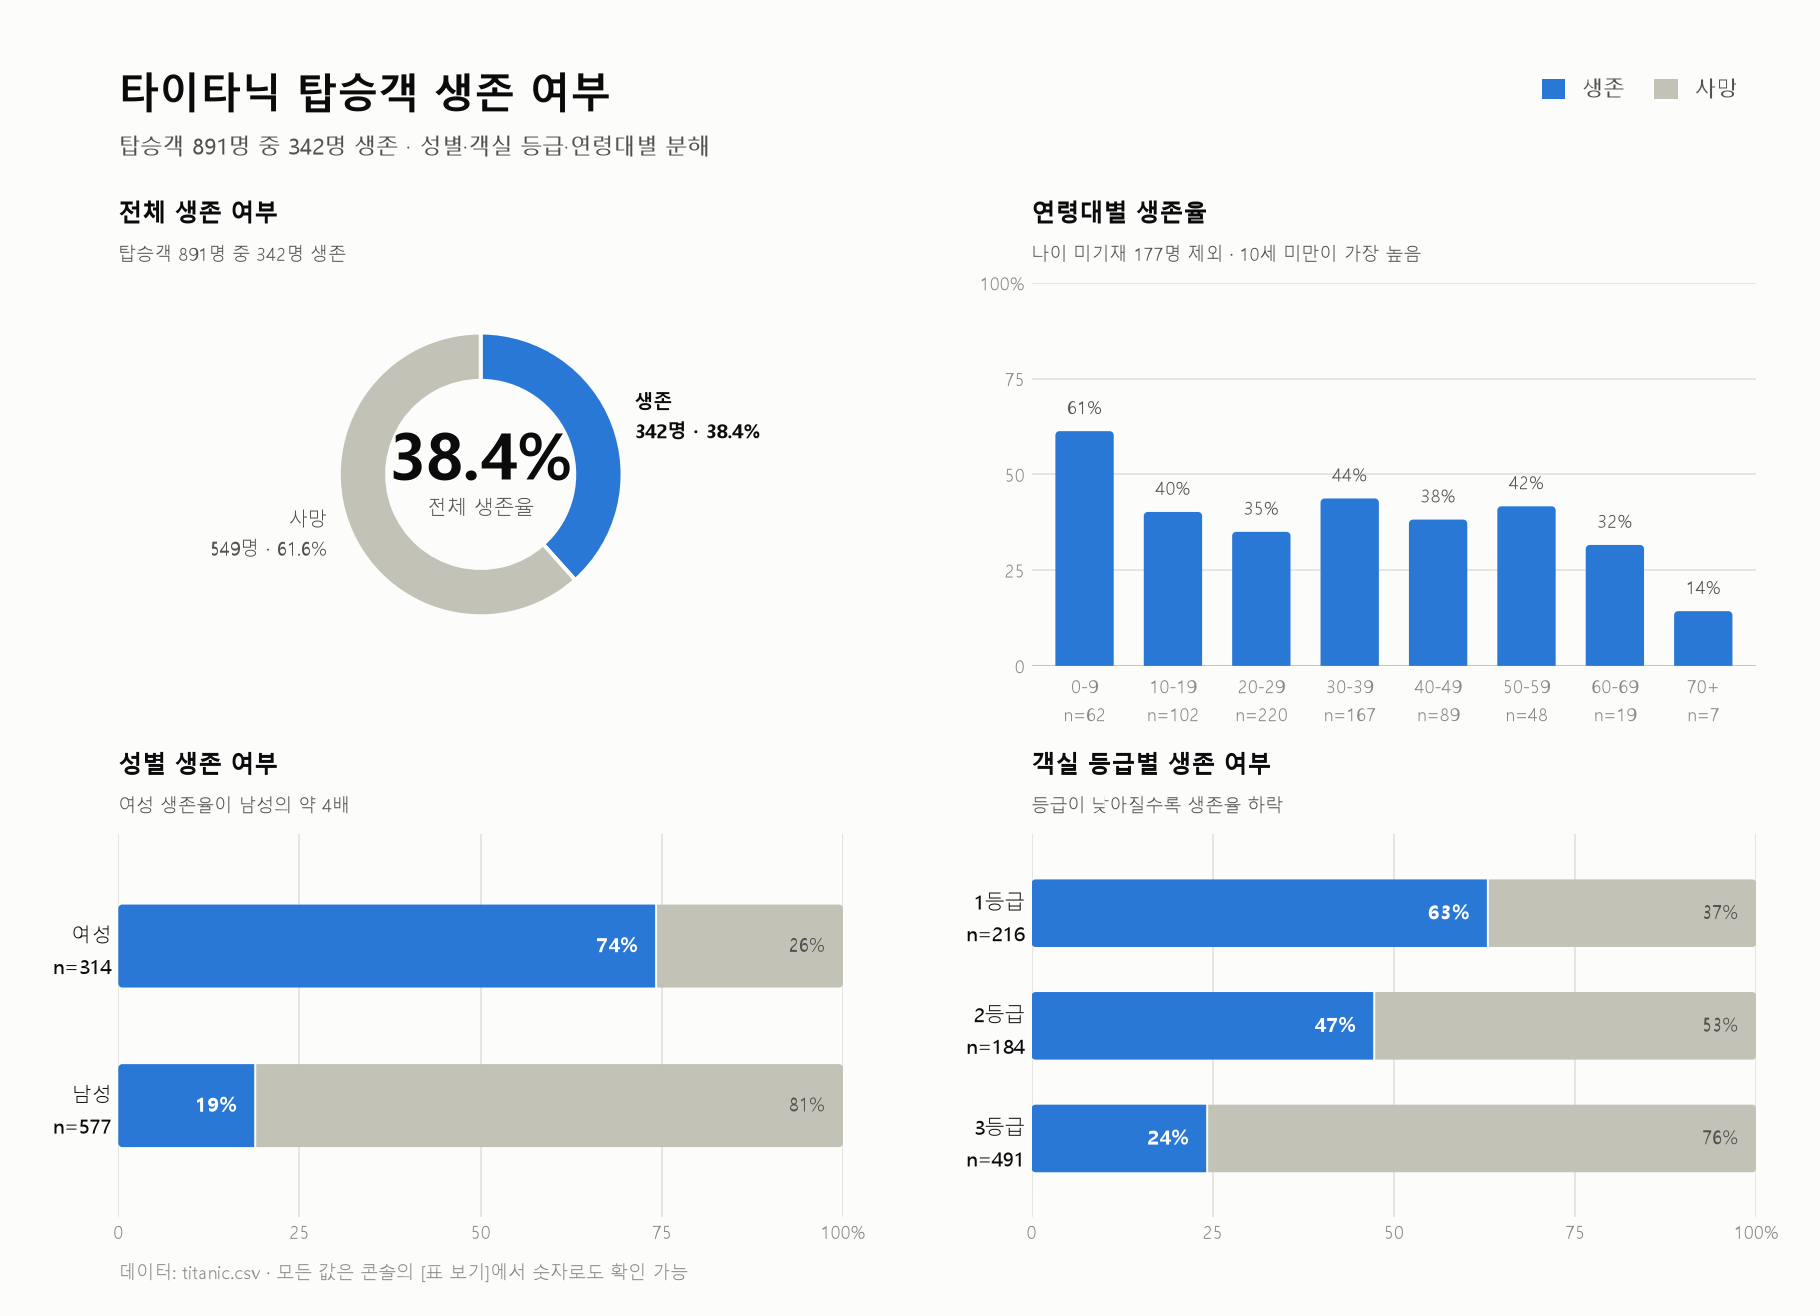

The script that saved this image:
# -*- coding: utf-8 -*-
"""타이타닉 탑승객 생존 여부 시각화.

titanic.csv 를 읽어 생존 여부를 중심으로 4개 패널을 한 장으로 구성한다.
  1) 전체 생존 비율 도넛(파이) + 생존율 히어로 숫자
  2) 연령대별 생존율
  3) 성별 생존/사망 구성비 (100% 누적 막대)
  4) 객실 등급별 생존/사망 구성비 (100% 누적 막대)

사용법:
    python titanic_survival.py              # 라이트 모드 -> titanic_survival.png
    python titanic_survival.py --dark       # 다크 모드   -> titanic_survival_dark.png
    python titanic_survival.py --out x.png  # 저장 경로 지정
"""
from __future__ import annotations

import argparse
from pathlib import Path

import matplotlib

matplotlib.use("Agg")

import matplotlib.pyplot as plt
import numpy as np
import pandas as pd
from matplotlib.font_manager import FontProperties, findfont
from matplotlib.patches import PathPatch, Patch
from matplotlib.path import Path as MplPath

HERE = Path(__file__).resolve().parent
CSV_PATH = HERE / "titanic.csv"

# ── 배색 ─────────────────────────────────────────────────────────────────────
# 강조(emphasis) 배색: 이야기의 주인공인 '생존'만 파랑, '사망'은 비강조 그레이.
# 두 값 모두 검증된 기준 팔레트의 값이며, 색상 하나(파랑) + 중립 그레이 조합이라
# 색약 환경에서도 명도 차이로 구분된다. 모든 조각에 직접 레이블을 붙여
# 색에만 의존하지 않도록 했다.
LIGHT = {
    "surface": "#fcfcfb",
    "ink": "#0b0b0b",
    "ink2": "#52514e",
    "muted": "#898781",
    "grid": "#e1e0d9",
    "axis": "#c3c2b7",
    "alive": "#2a78d6",
    "dead": "#c3c2b7",
    "on_alive": "#ffffff",
    "on_dead": "#52514e",
}
DARK = {
    "surface": "#1a1a19",
    "ink": "#ffffff",
    "ink2": "#c3c2b7",
    "muted": "#898781",
    "grid": "#2c2c2a",
    "axis": "#383835",
    "alive": "#3987e5",
    "dead": "#898781",
    "on_alive": "#ffffff",
    "on_dead": "#1a1a19",
}

ALIVE_LABEL = "생존"
DEAD_LABEL = "사망"

AGE_BINS = [0, 10, 20, 30, 40, 50, 60, 70, 120]
AGE_LABELS = ["0-9", "10-19", "20-29", "30-39", "40-49", "50-59", "60-69", "70+"]


# ── 한글 폰트 ────────────────────────────────────────────────────────────────
def setup_font() -> None:
    for family in ("Malgun Gothic", "AppleGothic", "NanumGothic", "Noto Sans CJK KR"):
        try:
            findfont(FontProperties(family=family), fallback_to_default=False)
        except Exception:
            continue
        plt.rcParams["font.family"] = family
        break
    plt.rcParams["axes.unicode_minus"] = False


# ── 모서리가 둥근 막대 ───────────────────────────────────────────────────────
def _px_to_data(ax: plt.Axes, px: float) -> tuple[float, float]:
    """픽셀 길이를 해당 축의 x/y 데이터 단위로 환산한다."""
    fig = ax.figure
    pos = ax.get_position()
    w_px = pos.width * fig.get_figwidth() * fig.dpi
    h_px = pos.height * fig.get_figheight() * fig.dpi
    x0, x1 = ax.get_xlim()
    y0, y1 = ax.get_ylim()
    return px * (x1 - x0) / w_px, px * (y1 - y0) / h_px


def rounded_bar(
    ax: plt.Axes,
    x0: float,
    y0: float,
    x1: float,
    y1: float,
    rx: float,
    ry: float,
    corners: tuple[str, ...],
    color: str,
    zorder: float = 3,
) -> None:
    """데이터 끝단만 둥글게 처리한 막대(corners: bl/br/tr/tl)를 그린다."""
    k = 0.5523  # 원에 가까운 베지어 제어점 계수
    rx = max(min(rx, (x1 - x0) / 2), 0.0)
    ry = max(min(ry, (y1 - y0) / 2), 0.0)

    def r(name: str) -> tuple[float, float]:
        return (rx, ry) if name in corners else (0.0, 0.0)

    bl, br, tr, tl = r("bl"), r("br"), r("tr"), r("tl")
    verts: list[tuple[float, float]] = [(x0 + bl[0], y0)]
    codes: list[int] = [MplPath.MOVETO]

    def line(pt: tuple[float, float]) -> None:
        verts.append(pt)
        codes.append(MplPath.LINETO)

    def arc(c1: tuple[float, float], c2: tuple[float, float], end: tuple[float, float]) -> None:
        verts.extend([c1, c2, end])
        codes.extend([MplPath.CURVE4] * 3)

    line((x1 - br[0], y0))
    if br[0] or br[1]:
        arc((x1 - br[0] * (1 - k), y0), (x1, y0 + br[1] * (1 - k)), (x1, y0 + br[1]))
    line((x1, y1 - tr[1]))
    if tr[0] or tr[1]:
        arc((x1, y1 - tr[1] * (1 - k)), (x1 - tr[0] * (1 - k), y1), (x1 - tr[0], y1))
    line((x0 + tl[0], y1))
    if tl[0] or tl[1]:
        arc((x0 + tl[0] * (1 - k), y1), (x0, y1 - tl[1] * (1 - k)), (x0, y1 - tl[1]))
    line((x0, y0 + bl[1]))
    if bl[0] or bl[1]:
        arc((x0, y0 + bl[1] * (1 - k)), (x0 + bl[0] * (1 - k), y0), (x0 + bl[0], y0))
    verts.append((x0 + bl[0], y0))
    codes.append(MplPath.CLOSEPOLY)

    ax.add_patch(PathPatch(MplPath(verts, codes), facecolor=color, linewidth=0, zorder=zorder))


# ── 데이터 ───────────────────────────────────────────────────────────────────
def load_data(path: Path = CSV_PATH) -> pd.DataFrame:
    df = pd.read_csv(path)
    df["성별"] = df["Sex"].map({"female": "여성", "male": "남성"})
    df["등급"] = df["Pclass"].map({1: "1등급", 2: "2등급", 3: "3등급"})
    df["연령대"] = pd.cut(df["Age"], bins=AGE_BINS, labels=AGE_LABELS, right=False)
    return df


def rate_table(df: pd.DataFrame, by: str, order: list[str]) -> pd.DataFrame:
    """그룹별 인원 수·생존 수·생존율 표."""
    g = df.groupby(by, observed=True)["Survived"].agg(전체="size", 생존="sum")
    g = g.reindex([o for o in order if o in g.index])
    g["사망"] = g["전체"] - g["생존"]
    g["생존율"] = g["생존"] / g["전체"] * 100
    return g


# ── 공통 축 스타일 ───────────────────────────────────────────────────────────
def style_axes(ax: plt.Axes, c: dict, grid_axis: str | None = None) -> None:
    ax.set_facecolor(c["surface"])
    for side in ("top", "right", "left", "bottom"):
        ax.spines[side].set_visible(False)
    if grid_axis:
        ax.grid(axis=grid_axis, color=c["grid"], linewidth=0.8, linestyle="-", zorder=0)
        ax.set_axisbelow(True)
    ax.tick_params(colors=c["muted"], length=0, labelsize=9.5)


def panel_title(fig: plt.Figure, cell, title: str, subtitle: str, c: dict) -> None:
    """그리드 칸 기준으로 제목/부제를 찍는다(축 박스가 정사각으로 줄어도 정렬 유지)."""
    fig.text(cell.x0, cell.y1 + 0.043, title, color=c["ink"], fontsize=12.5, fontweight="bold", va="bottom")
    fig.text(cell.x0, cell.y1 + 0.014, subtitle, color=c["ink2"], fontsize=9.5, va="bottom")


# ── 패널 1: 전체 생존 비율 도넛 ──────────────────────────────────────────────
def panel_donut(ax: plt.Axes, cell, df: pd.DataFrame, c: dict) -> None:
    total = len(df)
    alive = int(df["Survived"].sum())
    dead = total - alive
    rate = alive / total * 100

    ax.set_facecolor(c["surface"])
    ax.set_aspect("equal")
    wedges, _ = ax.pie(
        [alive, dead],
        startangle=90,
        counterclock=False,
        colors=[c["alive"], c["dead"]],
        wedgeprops={"width": 0.34, "edgecolor": c["surface"], "linewidth": 2},
    )
    ax.set_xlim(-1.45, 1.45)
    ax.set_ylim(-1.35, 1.35)

    # 히어로 숫자: 도넛 가운데가 곧 헤드라인
    ax.text(0, 0.1, f"{rate:.1f}%", ha="center", va="center", color=c["ink"], fontsize=33, fontweight="bold")
    ax.text(0, -0.24, "전체 생존율", ha="center", va="center", color=c["ink2"], fontsize=10.5)

    # 조각별 직접 레이블 (색에만 의존하지 않도록)
    for wedge, name, n in ((wedges[0], ALIVE_LABEL, alive), (wedges[1], DEAD_LABEL, dead)):
        ang = np.deg2rad((wedge.theta1 + wedge.theta2) / 2)
        x, y = np.cos(ang), np.sin(ang)
        ax.text(
            x * 1.16,
            y * 1.16,
            f"{name}\n{n:,}명 · {n / total * 100:.1f}%",
            ha="left" if x >= 0 else "right",
            va="center",
            color=c["ink"] if name == ALIVE_LABEL else c["ink2"],
            fontsize=10,
            fontweight="bold" if name == ALIVE_LABEL else "normal",
            linespacing=1.5,
        )
    panel_title(ax.figure, cell, "전체 생존 여부", f"탑승객 {total:,}명 중 {alive:,}명 생존", c)


# ── 패널 2: 연령대별 생존율 ──────────────────────────────────────────────────
def panel_age(ax: plt.Axes, cell, df: pd.DataFrame, c: dict) -> None:
    tbl = rate_table(df.dropna(subset=["연령대"]), "연령대", AGE_LABELS)
    n_missing = int(df["Age"].isna().sum())

    xs = np.arange(len(tbl))
    ax.set_xlim(-0.6, len(tbl) - 0.4)
    ax.set_ylim(0, 100)
    style_axes(ax, c, grid_axis="y")
    rx, ry = _px_to_data(ax, 4)

    half = 0.33
    for x, rate in zip(xs, tbl["생존율"]):
        rounded_bar(ax, x - half, 0, x + half, rate, rx, ry, ("tl", "tr"), c["alive"])
        ax.text(x, rate + 3.5, f"{rate:.0f}%", ha="center", va="bottom", color=c["ink2"], fontsize=9.5)

    ax.axhline(0, color=c["axis"], linewidth=0.8, zorder=2)
    ax.set_xticks(xs)
    ax.set_xticklabels([f"{i}\nn={int(n)}" for i, n in zip(tbl.index, tbl["전체"])], fontsize=9, linespacing=1.6)
    ax.set_yticks([0, 25, 50, 75, 100])
    ax.set_yticklabels(["0", "25", "50", "75", "100%"])
    panel_title(ax.figure, cell, "연령대별 생존율", f"나이 미기재 {n_missing}명 제외 · 10세 미만이 가장 높음", c)


# ── 패널 3·4: 100% 누적 막대 ─────────────────────────────────────────────────
def panel_stacked(ax: plt.Axes, cell, tbl: pd.DataFrame, title: str, subtitle: str, c: dict) -> None:
    ys = np.arange(len(tbl))[::-1]  # 표의 첫 행이 맨 위
    ax.set_xlim(0, 100)
    ax.set_ylim(-0.7, len(tbl) - 0.3)
    style_axes(ax, c, grid_axis="x")
    rx, ry = _px_to_data(ax, 4)
    gap, _ = _px_to_data(ax, 2)  # 조각 사이 2px 서피스 간격

    half = 0.3 if len(tbl) > 2 else 0.26
    for y, (_, row) in zip(ys, tbl.iterrows()):
        rate = row["생존율"]
        rounded_bar(ax, 0, y - half, max(rate - gap / 2, gap), y + half, rx, ry, ("bl", "tl"), c["alive"])
        rounded_bar(ax, min(rate + gap / 2, 100 - gap), y - half, 100, y + half, rx, ry, ("br", "tr"), c["dead"])

        # 조각 안에 들어갈 폭이면 안에, 아니면 조각 바깥에 레이블
        if rate >= 14:
            ax.text(rate - 2.5, y, f"{rate:.0f}%", ha="right", va="center",
                    color=c["on_alive"], fontsize=10.5, fontweight="bold", zorder=4)
        else:
            ax.text(rate + 2.5, y, f"{rate:.0f}%", ha="left", va="center",
                    color=c["ink"], fontsize=10.5, fontweight="bold", zorder=4)
        if 100 - rate >= 14:
            ax.text(100 - 2.5, y, f"{100 - rate:.0f}%", ha="right", va="center",
                    color=c["on_dead"], fontsize=10, zorder=4)

    ax.set_xticks([0, 25, 50, 75, 100])
    ax.set_xticklabels(["0", "25", "50", "75", "100%"])
    ax.set_yticks(ys)
    ax.set_yticklabels(
        [f"{i}\nn={int(n)}" for i, n in zip(tbl.index, tbl["전체"])],
        fontsize=10.5,
        color=c["ink"],
        linespacing=1.6,
    )
    ax.tick_params(axis="y", labelcolor=c["ink"])
    panel_title(ax.figure, cell, title, subtitle, c)


# ── 표 보기 (색 없이도 모든 값을 읽을 수 있는 대체 경로) ─────────────────────
def print_table(df: pd.DataFrame) -> None:
    total, alive = len(df), int(df["Survived"].sum())
    print(f"\n[표 보기] 타이타닉 생존 여부 · 탑승객 {total:,}명 · 생존 {alive:,}명 ({alive / total * 100:.1f}%)")
    blocks = [
        ("성별", rate_table(df, "성별", ["여성", "남성"])),
        ("객실 등급", rate_table(df, "등급", ["1등급", "2등급", "3등급"])),
        ("연령대", rate_table(df.dropna(subset=["연령대"]), "연령대", AGE_LABELS)),
    ]
    for name, tbl in blocks:
        print(f"\n{name:<8} {'전체':>6} {'생존':>6} {'사망':>6} {'생존율':>8}")
        print("-" * 40)
        for idx, row in tbl.iterrows():
            print(f"{str(idx):<8} {int(row['전체']):>6} {int(row['생존']):>6} {int(row['사망']):>6} {row['생존율']:>7.1f}%")


# ── 그림 구성 ────────────────────────────────────────────────────────────────
def build_figure(df: pd.DataFrame, dark: bool) -> plt.Figure:
    c = DARK if dark else LIGHT
    total, alive = len(df), int(df["Survived"].sum())

    fig = plt.figure(figsize=(13.0, 9.4), dpi=140, facecolor=c["surface"])
    gs = fig.add_gridspec(2, 2, left=0.065, right=0.965, top=0.785, bottom=0.075, wspace=0.26, hspace=0.44)

    fig.text(0.065, 0.945, "타이타닉 탑승객 생존 여부", color=c["ink"], fontsize=21, fontweight="bold", va="top")
    fig.text(
        0.065,
        0.897,
        f"탑승객 {total:,}명 중 {alive:,}명 생존 · 성별·객실 등급·연령대별 분해",
        color=c["ink2"],
        fontsize=11.5,
        va="top",
    )

    legend = fig.legend(
        handles=[
            Patch(facecolor=c["alive"], label=ALIVE_LABEL),
            Patch(facecolor=c["dead"], label=DEAD_LABEL),
        ],
        loc="upper right",
        bbox_to_anchor=(0.965, 0.955),
        ncol=2,
        frameon=False,
        handlelength=1.1,
        handleheight=1.1,
        columnspacing=1.4,
        fontsize=11,
    )
    for text in legend.get_texts():
        text.set_color(c["ink2"])

    slots = [(i, j) for i in (0, 1) for j in (0, 1)]
    axes = [fig.add_subplot(gs[i, j]) for i, j in slots]
    cells = [gs[i, j].get_position(fig) for i, j in slots]

    panel_donut(axes[0], cells[0], df, c)
    panel_age(axes[1], cells[1], df, c)
    panel_stacked(
        axes[2],
        cells[2],
        rate_table(df, "성별", ["여성", "남성"]),
        "성별 생존 여부",
        "여성 생존율이 남성의 약 4배",
        c,
    )
    panel_stacked(
        axes[3],
        cells[3],
        rate_table(df, "등급", ["1등급", "2등급", "3등급"]),
        "객실 등급별 생존 여부",
        "등급이 낮아질수록 생존율 하락",
        c,
    )

    fig.text(
        0.065,
        0.028,
        "데이터: titanic.csv · 모든 값은 콘솔의 [표 보기]에서 숫자로도 확인 가능",
        color=c["muted"],
        fontsize=9,
    )
    return fig


def main() -> None:
    parser = argparse.ArgumentParser(description="타이타닉 생존 여부 시각화")
    parser.add_argument("--dark", action="store_true", help="다크 모드로 렌더링")
    parser.add_argument("--out", type=Path, default=None, help="저장 경로 (기본: titanic_survival[_dark].png)")
    parser.add_argument("--no-table", action="store_true", help="콘솔 표 출력 생략")
    args = parser.parse_args()

    setup_font()
    df = load_data()

    out = args.out or HERE / (f"titanic_survival_dark.png" if args.dark else "titanic_survival.png")
    c = DARK if args.dark else LIGHT
    fig = build_figure(df, dark=args.dark)
    fig.savefig(out, facecolor=c["surface"], bbox_inches=None)
    plt.close(fig)
    print(f"저장 완료: {out}")

    if not args.no_table:
        print_table(df)


if __name__ == "__main__":
    main()
